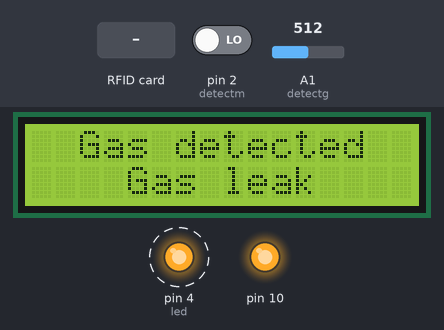
A sketch run on a simulated Arduino Uno, built with avr-gcc and run on an emulated ATmega328P. Parts: 16×2 character LCD, output pins drawn as LEDs (lit = HIGH). Dashed ring = blinking. Inputs (shaded band) come from the test bench; at power-on: A1 (detectg) = 512, pin 2 (detectm) LOW. Pins used as bus, display or sensor lines are not drawn; what the sketch prints to the serial monitor is not drawn.

Above: at 1.3 s.
1.4 s: A1 (detectg) set to 68
2.9 s: A1 (detectg) set to 57
At 3.3 s:
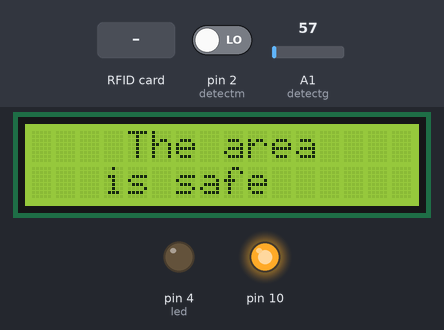
5.9 s: pin 2 (detectm) driven HIGH
At 6.39 s:
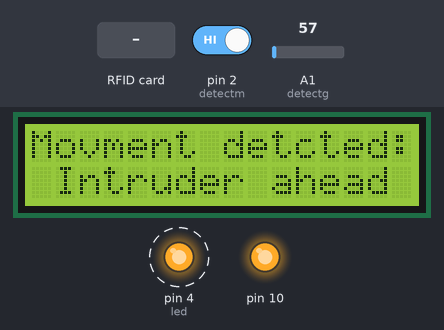
8.3 s: RFID card 12 5A 61 1A held to the reader
At 9.5 s:
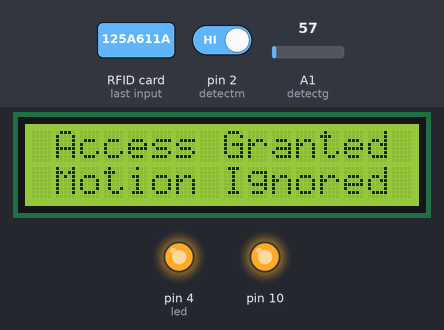
11.3 s: A1 (detectg) set to 122
At 11.8 s:
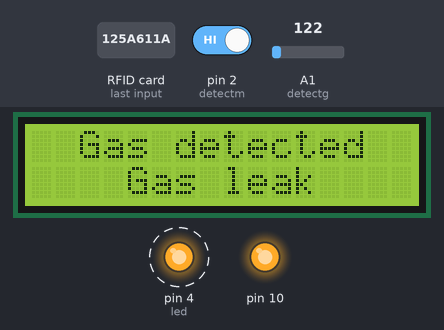
14.3 s: A1 (detectg) set to 50
At 15.59 s:
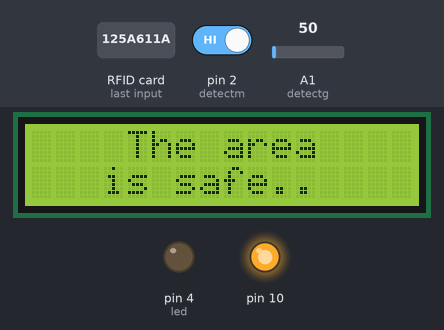
Timing chart, 0 to 17.3 s (numbered marks = the images above; inputs shaded):
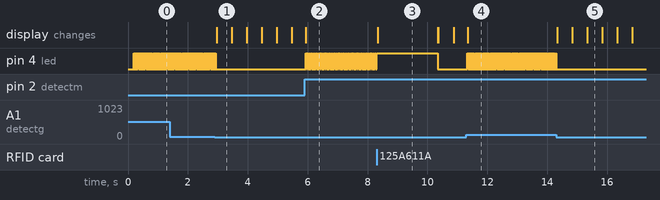

Measured:
- the behaviour switches between 61 and 60 on A1 (detectg) (found by bisection; images 0 and 1)
- after the input at 2.9 s, pin 4 (led): goes on until 2.9 s, then stays LOW; the display: changes after 0.06 s (image 1)
- after the input at 5.9 s, pin 4 (led): alternates HIGH for 0.03 s and LOW for 0.03 s, starting at once; the display: changes at once (image 2)
- after the input at 8.3 s, the display: changes at once (image 3)
- after the input at 11.3 s, pin 4 (led): alternates HIGH for 0.02 s and LOW for 0.02 s, starting at once; the display: changes at once (image 4)
- after the input at 14.3 s, pin 4 (led): goes on until 14.3 s, then stays LOW; the display: first changes at once (image 5 shows a later state)
- by itself, pin 4 (led): alternates HIGH for 0.02 s and LOW for 0.02 s

The sketch:

SafeGuard_arduino2.ino
```cpp
#include <LiquidCrystal_I2C.h>
#include <Wire.h>
#include <SPI.h>
#include <MFRC522.h>
#define SS_PIN  7
#define RST_PIN  9

byte authorizedUID[] = {0x12, 0x5A, 0x61, 0x1A};
MFRC522 rfid(SS_PIN, RST_PIN);
MFRC522::MIFARE_Key key;
LiquidCrystal_I2C lcd(0x27,16,2);

int detectm = 2;
unsigned long ignoreMotionUntil = 0;
unsigned long pretime = 0;
int dot;
int detectg = A1;
int motor = 7;
int led = 4;
void setup()
{
  lcd.init();
  lcd.backlight();
  lcd.begin(16, 2);
  pinMode(detectm , INPUT);
  pinMode(detectg , INPUT);
  pinMode(motor , OUTPUT);
  pinMode(led, OUTPUT);
  Serial.begin(9600);
  SPI.begin();
  rfid.PCD_Init();
}

void loop()
{
  int Motion = digitalRead(detectm);
  int Gas = analogRead(detectg);
  Serial.println(Gas);
  digitalWrite(motor , Gas > 60 ? HIGH : LOW);
 if(Gas > 60){

   lcd.setCursor(0, 0);
   lcd.print("  Gas detected  ");
   digitalWrite(led,HIGH);
   lcd.setCursor(0, 1);
   lcd.print("    Gas leak    ");
  }else  if (Motion == HIGH && millis() > ignoreMotionUntil) {
    lcd.setCursor(0, 0);
    lcd.print("Movment detcted:");
    lcd.setCursor(0, 1);
    lcd.print(" Intruder ahead ");
    digitalWrite(led, HIGH);
    checkRFID();
  }else {
    unsigned long currtime = millis();
    if (currtime - pretime >= 500) {
    pretime = currtime;

    lcd.setCursor(0, 0);
    lcd.print("    The area    ");

    lcd.setCursor(0, 1);
      if (dot == 0) {
        lcd.print("   is safe      ");
      }else if (dot == 1) {
        lcd.print("   is safe.     ");
      }else if (dot == 2) {
        lcd.print("   is safe..    ");
      }else if (dot == 3) {
        lcd.print("   is safe...   ");
      } dot++;
      if (dot >3) {
        dot = 0;
      }
  }
}
digitalWrite(led, LOW);
}
void checkRFID() {
  // Look for new cards
  if (!rfid.PICC_IsNewCardPresent()) {
    return;
  }
  // Select one of the cards
  if (!rfid.PICC_ReadCardSerial()) {
    return;
  }

  // Check if UID matches authorizedUID
  boolean match = true;
  for (byte i = 0; i < 4; i++) {
    if (rfid.uid.uidByte[i] != authorizedUID[i]) {
      match = false;
      break;
    }
  }

  lcd.clear();
  if (match) {
    lcd.setCursor(0, 0);
    lcd.print(" Access Granted ");
    lcd.setCursor(0, 1);
    lcd.print(" Motion Ignored ");
    delay(2000);
    // Suppress motion alerts for 10 seconds (10000 ms)
    ignoreMotionUntil = millis() + 10000;
  } else {
    lcd.setCursor(0, 0);
    lcd.print("  Access Denied ");
    lcd.setCursor(0, 1);
    lcd.print(" Unknown Card   ");
    delay(2000);
  }

  // Halt PICC and stop crypto
  rfid.PICC_HaltA();
  rfid.PCD_StopCrypto1();
  lcd.clear();
}
void printHex(byte *buffer, byte bufferSize) {
  for (byte i = 0; i < bufferSize; i++) {
    Serial.print(buffer[i] < 0x10 ? " 0" : " ");
    Serial.print(buffer[i], HEX);
  }
}
```
